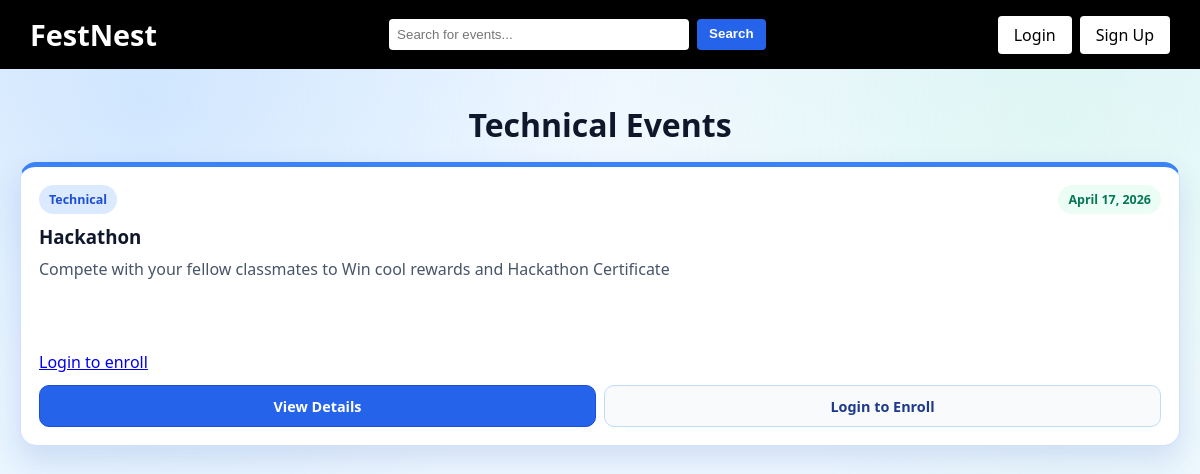
/category/technical/, run on an earlier commit of the app's database.
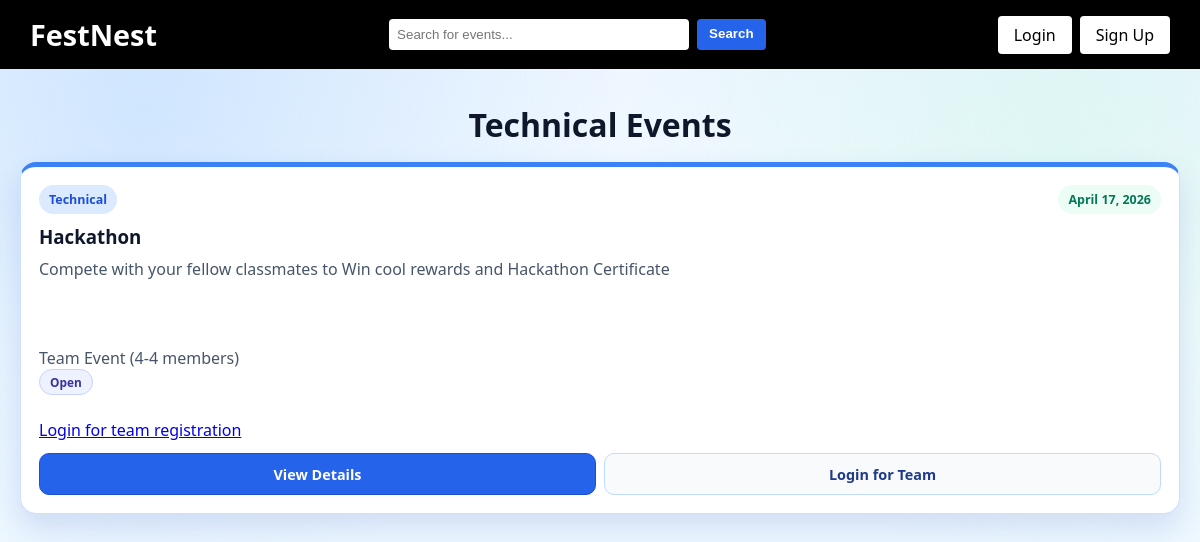
And on a later commit of the database.
### events/models.py (models this page shows, shortened)
class Event(models.Model):
    CATEGORY_CHOICES = [
        ('cultural', 'Cultural'),
        ('technical', 'Technical'),
        ('sports', 'Sports'),
        ('nss', 'NSS'),
        ('other', 'Other'),
    ]
    title = models.CharField(max_length=200)
    category = models.CharField(max_length=20, choices=CATEGORY_CHOICES)
    date = models.DateField()
    time = models.TimeField(blank=True, null=True)
    description = models.TextField(blank=True)
    capacity_limited = models.BooleanField(default=True)
    capacity = models.PositiveIntegerField(default=100)
    waitlist_enabled = models.BooleanField(default=True)
    is_team_event = models.BooleanField(default=False)
    min_team_size = models.PositiveIntegerField(default=1)
    max_team_size = models.PositiveIntegerField(default=4)
    attendees = models.ManyToManyField(User, blank=True)

### events/views.py (the view, shortened to what this page needs)
# urls.py: path('category/<str:category>/', views.category_events, name='category'),
def category_events(request, category):
    today = timezone.localdate()
    events = Event.objects.filter(category=category, date__gte=today).order_by('date')
    category_titles = {
        'cultural': 'Cultural Events',
        'technical': 'Technical Events',
        'sports': 'Sports',
        'nss': 'NSS',
        'other': 'Other',
    }
    category_label = category_titles.get(category, category.title())
    registered_event_ids = set()
    waitlisted_event_ids = set()
    user_team_event_ids = set()
    submitted_team_event_ids = set()
    return render(request, 'category.html', {
        'events': events,
        'category': category,
        'category_label': category_label,
        'registered_event_ids': registered_event_ids,
        'waitlisted_event_ids': waitlisted_event_ids,
        'user_team_event_ids': user_team_event_ids,
        'submitted_team_event_ids': submitted_team_event_ids,
        'today': today,
    })

### templates/category.html (shortened to what this page needs)
{% extends 'base.html' %}
{% block body_class %}category-page{% endblock %}
{% block content %}
<div class="container category-shell">
    <div class="upcoming-section-head category-head">
        <h1 class="category-title">{{ category_label }}</h1>
    </div>
    <div class="card-grid">
        {% for event in events %}
        <article class="upcoming-card category-event-card">
            <div class="upcoming-top">
                <span class="category-pill">{{ event.get_category_display }}</span>
                <span class="date-pill">{{ event.date }}</span>
            </div>
            <h3>{{ event.title }}</h3>
            <p class="upcoming-desc">
                {% if event.description %}
                    {{ event.description|truncatechars:95 }}
                {% else %}
                    No description added yet.
                {% endif %}
            </p>
            {% if event.is_team_event %}
            <p class="search-meta">Team Event ({{ event.min_team_size }}-{{ event.max_team_size }} members)</p>
            <p class="team-status-row">
                {% if event.id in submitted_team_event_ids %}
                    <span class="team-status-pill submitted">Submitted</span>
                {% elif event.id in user_team_event_ids %}
                    <span class="team-status-pill progress">In Progress</span>
                {% else %}
                    <span class="team-status-pill open">Open</span>
                {% endif %}
            </p>
            {% endif %}
            {% if event.date < today %}
                <p class="registration-note">Event Completed</p>
                <div class="upcoming-actions">
                    <a href="{% url 'event_detail' event.id %}" class="cta-btn upcoming-btn">View Details</a>
                    <a href="{% url 'home' %}" class="cta-btn upcoming-btn alt">Go to College</a>
                </div>
            {% else %}
                {% if event.is_team_event %}
                    <p class="registration-note"><a href="{% url 'login' %}">Login for team registration</a></p>
                {% else %}
                    <p class="registration-note"><a href="{% url 'login' %}">Login to enroll</a></p>
                {% endif %}
                <div class="upcoming-actions">
                    <a href="{% url 'event_detail' event.id %}" class="cta-btn upcoming-btn">View Details</a>
                    {% if event.is_team_event %}
                        <a href="{% url 'login' %}" class="cta-btn upcoming-btn alt">Login for Team</a>
                    {% else %}
                        <a href="{% url 'login' %}" class="cta-btn upcoming-btn alt">Login to Enroll</a>
                    {% endif %}
                </div>
            {% endif %}
        </article>
        {% empty %}
        <p class="empty-text">No events in this category right now.</p>
        {% endfor %}
    </div>
</div>
{% endblock %}

What changed in the data, as far as the page shows it:
changed Event "Hackathon": min_team_size (not shown) → "4"; max_team_size (not shown) → "4"; is_team_event "Login to enroll Login to Enroll" → "Team Event ( - members) Open Login for team registration Login for Team"
